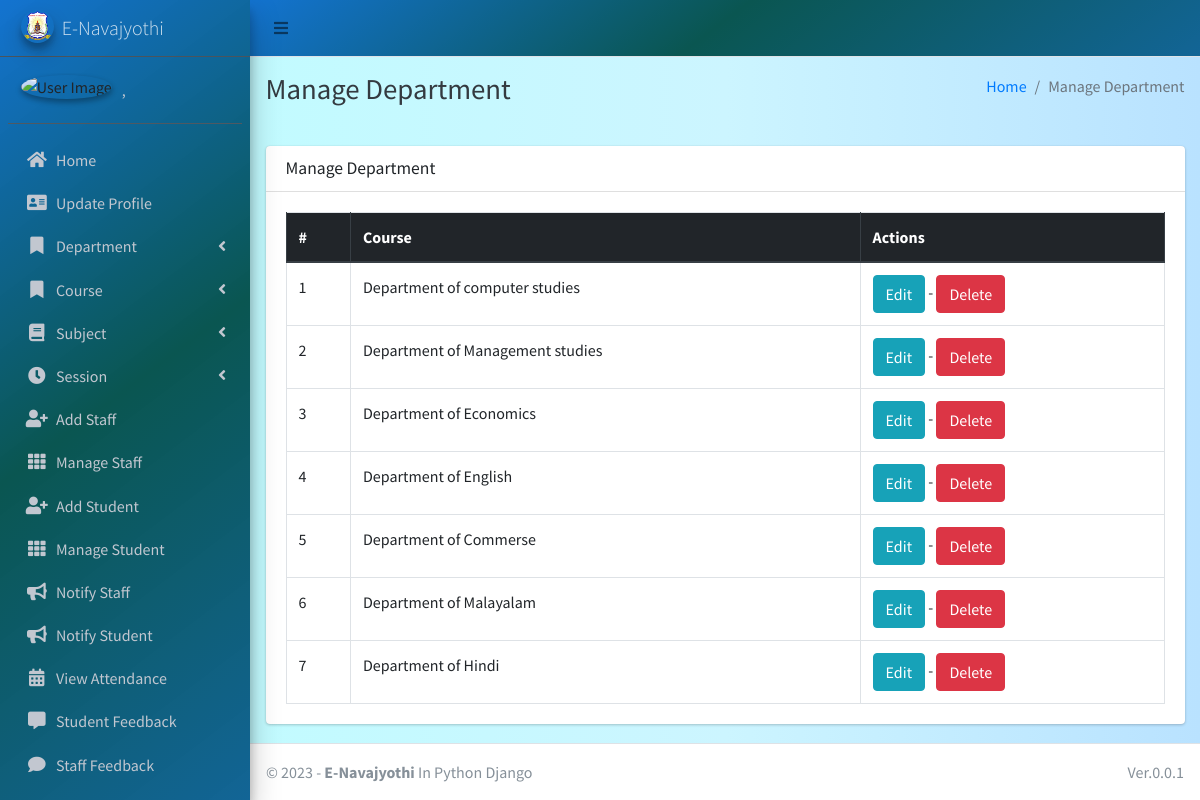
The page /department/manage/ (signed in) on the database its author committed.
### main_app/models.py (models this page shows, shortened)
class CustomUser(AbstractUser):
    USER_TYPE = ((1, "HOD"), (2, "Staff"), (3, "Student"))
    GENDER = [("M", "Male"), ("F", "Female")]
    username = None  # Removed username, using email instead
    email = models.EmailField(unique=True)
    user_type = models.CharField(default=1, choices=USER_TYPE, max_length=1)
    gender = models.CharField(max_length=1, choices=GENDER)
    profile_pic = models.ImageField()
    address = models.TextField()
    fcm_token = models.TextField(default="")  # For firebase notifications
    created_at = models.DateTimeField(auto_now_add=True)
    updated_at = models.DateTimeField(auto_now=True)
    USERNAME_FIELD = "email"
    REQUIRED_FIELDS = []
    objects = CustomUserManager()
    phone_num = models.IntegerField(max_length=12 ,null=True,blank=False)
    aadhar_num = models.IntegerField(max_length=12,null=True,blank=False)
    date_of_birth = models.DateField(null=True,blank=False)
    def __str__(self):
        return self.last_name + ", " + self.first_name

class Department(models.Model):
    name = models.CharField(max_length=120)
    created_at = models.DateTimeField(auto_now_add=True)
    updated_at = models.DateTimeField(auto_now=True)

### main_app/hod_views.py (the view)
# urls.py: path("department/manage/", hod_views.manage_department, name='manage_department'),
def manage_department(request):
    departments = Department.objects.all()
    context = {
        'departments': departments,
        'page_title': 'Manage Department'
    }
    return render(request, "hod_template/manage_department.html", context)

### main_app/templates/hod_template/manage_department.html
{% extends 'main_app/base.html' %}
{% load static %}
{% block page_title %}{{page_title}}{% endblock page_title %}
{% block content %}
<section class="content">
    <div class="container-fluid">
        <div class="row">
            <div class="col-md-12">
                <div class="card">
                    <div class="card-header">
                        <h3 class="card-title">{{page_title}}</h3>
                    </div>
                    <div class="card-body">
                        <table id="example2" class="table table-bordered table-hover">
                            <thead class="thead-dark">
                                <tr>
                                    <th>#</th>
                                    <th>Course</th>
                                    <th>Actions</th>
                                </tr>
                            </thead>
                            <tbody>
                                {% for department in departments %}
                                <tr>
                                    <td>{{ forloop.counter }}</td>
                                    <td>{{department.name}}</td>
                                    <td>
                                        <a href="{% url 'edit_department' department.id %}" class="btn btn-info">Edit</a> -
                                        <a href="{% url 'delete_department' department.id %}" onclick="return confirm('Are you sure you want to delete this course ?')" class="btn btn-danger">Delete</a>
                                    </td>
                                </tr>
                                {% endfor %}
                            </tbody>
                        </table>
                    </div>
                </div>
            </div>
        </div>
    </div>
</section>
{% endblock content %}

### main_app/templates/main_app/sidebar_template.html (shortened to what this page needs)
{% load static %}
<aside class="main-sidebar sidebar-dark-info elevation-4 " style="background: rgb(0,104,205);
background: linear-gradient(143deg, rgba(0,104,205,0.9248949579831933) 0%, rgba(0,79,74,0.9613095238095238) 49%, rgba(0,89,142,0.9276960784313726) 100%);">
    {% if request.user.user_type == '1' %}
    <a href="{% url 'admin_home' %}" class="brand-link">
        <img src="{% static 'dist/img/nava_logo.png' %} " alt="AdminLTE Logo"
            class="brand-image img-circle elevation-3" >
        <span class="brand-text font-weight-light">E-Navajyothi</span>
    </a>
      <div class="sidebar">
        <div class="user-panel mt-3 pb-3 mb-3 d-flex">
            <div class="image">
                <img src="{{ request.user.profile_pic}}" class="img-circle elevation-2" alt="User Image">
            </div>
            <div class="info">
                <a href="#" class="d-block">{{user}}</a>
            </div>
        </div>
        <nav class="mt-2 ">
            <ul class="nav nav-pills nav-sidebar flex-column " data-widget="treeview" role="menu" data-accordion="false">
                <li class="nav-item">
                    {% url 'admin_home' as admin_home %}
                    <a href="{{admin_home}}" class="nav-link {% if admin_home == request.path %} active {% endif %}">
                        <i class="nav-icon fas fa-home"></i>
                        <p >
                            Home
                        </p>
                    </a>
                </li>
                <li class="nav-item">
                    {% url 'admin_view_profile' as admin_view_profile %}
                    <a href="{{admin_view_profile}}"
                        class="nav-link {% if admin_view_profile == request.path %} active {% endif %}">
                        <i class="nav-icon fas fa-address-card"></i>
                        <p>
                            Update Profile
                        </p>
                    </a>
                </li>
            <li class="nav-item has-treeview">
                    <a href="#" class="nav-link">
                        <i class="nav-icon fas fa-bookmark"></i>
                        <p>
                            Department
                            <i class="fas fa-angle-left right"></i>
                        </p>
                    </a>
                </li>
                <li class="nav-item has-treeview">
                    <a href="#" class="nav-link">
                        <i class="nav-icon fas fa-bookmark"></i>
                        <p>
                            Course
                            <i class="fas fa-angle-left right"></i>
                        </p>
                    </a>
                </li>
                <li class="nav-item has-treeview">
                    <a href="#" class="nav-link">
                        <i class="nav-icon fas fa-book"></i>
                        <p>
                            Subject
                            <i class="fas fa-angle-left right"></i>
                        </p>
                    </a>
                </li>
                <li class="nav-item has-treeview">
                    <a href="#" class="nav-link">
                        <i class="nav-icon fas fa-clock"></i>
                        <p>
                            Session
                            <i class="fas fa-angle-left right"></i>
                        </p>
                    </a>
                </li>
                <li class="nav-item">
                    {% url 'add_staff' as add_staff %}
                    <a href="{{add_staff}}" class="nav-link {% if add_staff == request.path %} active {% endif %}">
                        <i class="nav-icon fas fa-user-plus"></i>
                        <p>
                            Add Staff
                        </p>
                    </a>
                </li>
                <li class="nav-item">
                    {% url 'manage_staff' as manage_staff %}
                    {% url 'edit_staff' staff_id as edit_staff %}
                    <a href="{{manage_staff}}"
                        class="nav-link {% if manage_staff == request.path or request.path == edit_staff %} active {% endif %}">
                        <i class="nav-icon fas fa-th"></i>
                        <p>
                            Manage Staff
                        </p>
                    </a>
                </li>
                <li class="nav-item">
                    {% url 'add_student' as add_student%}
                    <a href="{{add_student}}" class="nav-link  {% if add_student == request.path %} active {% endif %}">
                        <i class="nav-icon fas fa-user-plus"></i>
                        <p>
                            Add Student
                        </p>
                    </a>
                </li>
                <li class="nav-item">
                    {% url 'manage_student' as manage_student %}
                    {% url 'edit_student' student_id as edit_student %}
                    <a href="{{manage_student}}"
                        class="nav-link  {% if edit_student == request.path or manage_student == request.path %} active {% endif %}">
                        <i class="nav-icon fas fa-th"></i>
                        <p>
                            Manage Student
                        </p>
                    </a>
                </li>
                <li class="nav-item">
                    {% url 'admin_notify_staff' as admin_notify_staff %}
                    <a href="{{admin_notify_staff}}"
                        class="nav-link {% if admin_notify_staff == request.path %} active {% endif %}">
                        <i class="nav-icon fas fa-bullhorn"></i>
                        <p>
                            Notify Staff
                        </p>
                    </a>
                </li>
                <li class="nav-item">
                    {% url 'admin_notify_student' as admin_notify_student %}
                    <a href="{{admin_notify_student}}"
                        class="nav-link {% if admin_notify_student == request.path %} active {% endif %}">
                        <i class="nav-icon fas fa-bullhorn"></i>
                        <p>
                            Notify Student
                        </p>
                    </a>
                </li>
                <li class="nav-item">
                    {% url 'admin_view_attendance' as admin_view_attendance %}
                <li class="nav-item">
                    <a href="{{admin_view_attendance}}"
                        class="nav-link  {% if admin_view_attendance == request.path %} active {% endif %}">
                        <i class="nav-icon fas fa-calendar-alt"></i>
                        <p>
                            View Attendance
                        </p>
                    </a>
                </li>
                <li class="nav-item">
                    {% url 'student_feedback_message' as student_feedback_message %}
                    <a href="{{ student_feedback_message }}"
                        class="nav-link  {% if student_feedback_message == request.path %} active {% endif %}">
                        <i class="nav-icon fas fa-comment-alt"></i>
                        <p>
                            Student Feedback
                        </p>
                    </a>
                </li>
                <li class="nav-item">
                    {% url 'staff_feedback_message' as staff_feedback_message %}
                    <a href="{{staff_feedback_message}}"
                        class="nav-link   {% if staff_feedback_message == request.path %} active {% endif %}">
                        <i class="nav-icon fas fa-comment"></i>
                        <p>
                            Staff Feedback
                        </p>
                    </a>
                </li>
                <li class="nav-item">
                    {% url 'view_staff_leave' as view_staff_leave %}
                    <a href="{{view_staff_leave}}"
                        class="nav-link  {% if view_staff_leave == request.path %} active {% endif %}">
                    </a>
                </li>
                                        {% endif %}
                                    </ul>
                                </nav>
                            </div>
</aside>

### rows shown on the page
CustomUser: last_name+first_name ","
Department: name "Department of computer studies"
Department: name "Department of Management studies"
Department: name "Department of Economics"
Department: name "Department of English"
Department: name "Department of Commerse"
Department: name "Department of Malayalam"
Department: name "Department of Hindi"

### other values the page prints
{{ page_title }} "Manage Department"
